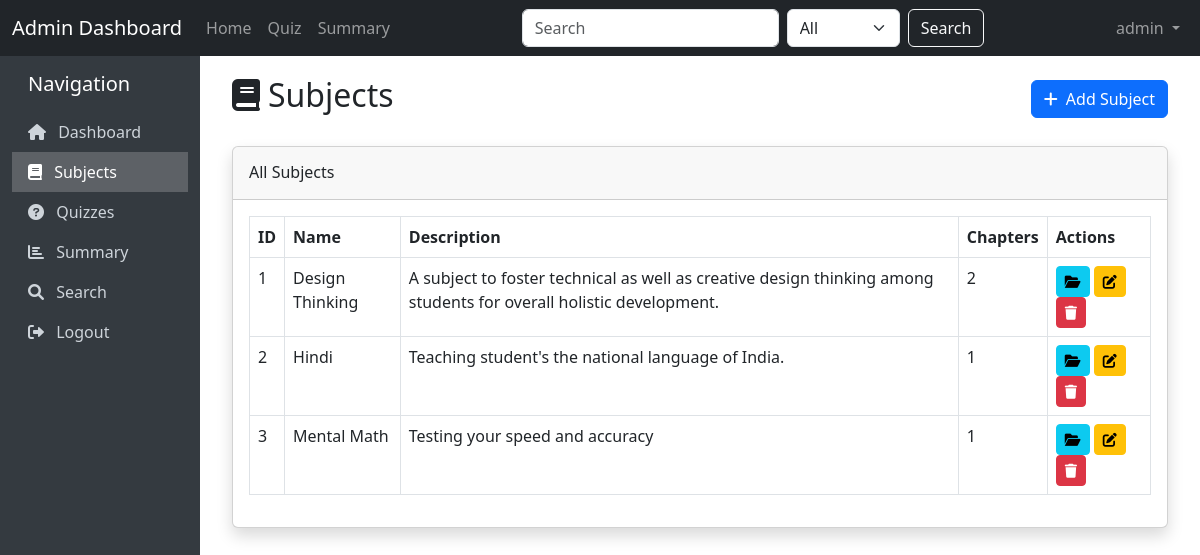
/subjects (signed in), run on the app's committed database.
### models/model.py (models this page shows)
class User(db.Model):
    __tablename__ = 'user'
    user_id = db.Column(db.Integer, primary_key=True)
    username = db.Column(db.String(20), unique=True, nullable=False)
    password = db.Column(db.String(100), nullable=False)
    full_name = db.Column(db.String(30), nullable=False)
    qualification = db.Column(db.String(20), nullable=False)
    dob = db.Column(db.Date, nullable=False)
    email = db.Column(db.String(30), unique=True, nullable=False)
    phone = db.Column(db.String(10), nullable=False)
    address = db.Column(db.String(25), nullable=False)
    status = db.Column(db.String(10), default='active')
    is_admin = db.Column(db.Boolean, default=False)
    scores = db.relationship('Scores', backref='user', lazy=True)

class Subject(db.Model):
    __tablename__ = 'subject'
    subject_id = db.Column(db.Integer, primary_key=True)
    name = db.Column(db.String(20), nullable=False)
    description = db.Column(db.String(40))
    chapters = db.relationship('Chapter', backref='subject', lazy=True, cascade="all, delete-orphan")

### controllers/controller.py (the view, shortened to what this page needs)
@app.route('/subjects', methods=['GET', 'POST'])
@admin_required
def subjects():
    subjects = Subject.query.all()
    return render_template('subjects.htm', subjects=subjects)

### controllers/controller.py (called while the page is built)
def current_user():
    user_id = session.get('user_id')
    if user_id:
        return User.query.get(user_id)
    return None

@app.context_processor
def inject_current_user():
    return dict(current_user=current_user())

def admin_required(f):
    @wraps(f)
    def decorated_function(*args, **kwargs):
        user = current_user()
        if not user or not user.is_admin:
            flash('Admin access required.', 'danger')
            return redirect(url_for('login'))
        return f(*args, **kwargs)
    return decorated_function

### templates/subjects.htm (shortened to what this page needs)
{% extends 'base.htm' %}
{% block content %}
<div class="container-fluid">
    <div class="d-flex justify-content-between align-items-center mb-4">
        <h2><i class="fas fa-book me-2"></i>Subjects</h2>
        <button type="button" class="btn btn-primary" data-bs-toggle="modal" data-bs-target="#addSubjectModal">
            <i class="fas fa-plus me-2"></i>Add Subject
        </button>
    </div>
    <div class="card shadow mb-4">
        <div class="card-header py-3">
            <h6 class="m-0 font-weight-bold">All Subjects</h6>
        </div>
        <div class="card-body">
            {% if subjects %}
            <div class="table-responsive">
                <table class="table table-bordered" id="subjectsTable">
                    <thead>
                        <tr>
                            <th>ID</th>
                            <th>Name</th>
                            <th>Description</th>
                            <th>Chapters</th>
                            <th>Actions</th>
                        </tr>
                    </thead>
                    <tbody>
                        {% for subject in subjects %}
                        <tr>
                            <td>{{ subject.subject_id }}</td>
                            <td>{{ subject.name }}</td>
                            <td>{{ subject.description }}</td>
                            <td>{{ subject.chapters|length }}</td>
                            <td>
                                <a href="{{ url_for('chapters', subject_id=subject.subject_id) }}" class="btn btn-sm btn-info" title="View Chapters">
                                    <i class="fas fa-folder-open"></i>
                                </a>
                                <a href="{{ url_for('edit_subject', subject_id=subject.subject_id) }}" class="btn btn-sm btn-warning" title="Edit">
                                    <i class="fas fa-edit"></i>
                                </a>
                                <a href="{{ url_for('delete_subject', subject_id=subject.subject_id) }}" class="btn btn-sm btn-danger"
                                   onclick="return confirm('Are you sure you want to delete this subject? This will delete all associated chapters and quizzes.')" title="Delete">
                                    <i class="fas fa-trash"></i>
                                </a>
                            </td>
                        </tr>
                        {% endfor %}
                    </tbody>
                </table>
            </div>
            {% endif %}
        </div>
    </div>
</div>
{% endblock %}

### templates/base.htm (shortened to what this page needs)
<!DOCTYPE html>
<html lang="en">
<head>
    <link href="https://cdn.jsdelivr.net/npm/bootstrap@5.3.0-alpha1/dist/css/bootstrap.min.css" rel="stylesheet">
    <link rel="stylesheet" href="https://cdnjs.cloudflare.com/ajax/libs/font-awesome/6.0.0/css/all.min.css">
</head>
<body>
    <nav class="navbar navbar-expand-lg navbar-dark bg-dark">
        <div class="container-fluid">
            <a class="navbar-brand" href="{{ url_for('dashboard') }}">Admin Dashboard</a>
            <div class="collapse navbar-collapse" id="navbarSupportedContent">
                <ul class="navbar-nav me-auto mb-2 mb-lg-0">
                    <li class="nav-item">
                        <a class="nav-link {% if request.endpoint == 'dashboard' %}active{% endif %}" href="{{ url_for('dashboard') }}">Home</a>
                    </li>
                    <li class="nav-item">
                        <a class="nav-link {% if request.endpoint == 'quizzes' %}active{% endif %}" href="{{ url_for('quizzes') }}">Quiz</a>
                    </li>
                    <li class="nav-item">
                        <a class="nav-link {% if request.endpoint == 'summary' %}active{% endif %}" href="{{ url_for('summary') }}">Summary</a>
                    </li>
                </ul>
                <form class="d-flex" action="{{ url_for('search') }}" method="get">
                    <input class="form-control me-2" type="search" name="query" placeholder="Search" required>
                    <select class="form-select me-2" name="category" style="width: auto;">
                        <option value="all">All</option>
                    </select>
                    <button class="btn btn-outline-light" type="submit">Search</button>
                </form>
                {% if session.get('user_id') %}
                <ul class="navbar-nav ms-auto">
                    <li class="nav-item dropdown">
                        <a class="nav-link dropdown-toggle" href="#" id="navbarDropdown" role="button" data-bs-toggle="dropdown">
                            {{ session.get('username') }}
                        </a>
                    </li>
                </ul>
                {% endif %}
            </div>
        </div>
    </nav>
    <div class="container-fluid">
        <div class="row">
            {% if session.get('user_id') %}
            <div class="col-md-2 sidebar py-3">
                <h5 class="mb-3 ps-3">Navigation</h5>
                <a href="{{ url_for('dashboard') }}" class="{% if request.endpoint == 'dashboard' %}active{% endif %}">
                    <i class="fas fa-home me-2"></i> Dashboard
                </a>
                <a href="{{ url_for('subjects') }}" class="{% if request.endpoint == 'subjects' %}active{% endif %}">
                    <i class="fas fa-book me-2"></i> Subjects
                </a>
                <a href="{{ url_for('quizzes') }}" class="{% if request.endpoint == 'quizzes' %}active{% endif %}">
                    <i class="fas fa-question-circle me-2"></i> Quizzes
                </a>
                <a href="{{ url_for('summary') }}" class="{% if request.endpoint == 'summary' %}active{% endif %}">
                    <i class="fas fa-chart-bar me-2"></i> Summary
                </a>
                <a href="{{ url_for('search') }}" class="{% if request.endpoint == 'search' %}active{% endif %}">
                    <i class="fas fa-search me-2"></i> Search
                </a>
                <a href="{{ url_for('logout') }}">
                    <i class="fas fa-sign-out-alt me-2"></i> Logout
                </a>
            </div>
            <div class="col-md-10 content">
            {% else %}
            <div class="col-md-12 content">
            {% endif %}
                {% block content %}{% endblock %}
            </div>
        </div>
    </div>
</body>
</html>

### templates/base.htm (style rules this page uses)
.sidebar { min-height: calc(100vh - 56px); background-color: #343a40; color: white; }
.sidebar a { color: #ced4da; text-decoration: none; display: block; padding: 0.5rem 1rem; }
.sidebar a.active { color: white; background-color: rgba(255, 255, 255, 0.2); }
.content { padding: 20px; }

### data on the page
User: get "admin"
Subject: subject_id "1", name "Design Thinking", description "A subject to foster technical as well as creative design thinking among students for overall holistic development.", chapters|length "2"
Subject: subject_id "2", name "Hindi", description "Teaching student's the national language of India.", chapters|length "1"
Subject: subject_id "3", name "Mental Math", description "Testing your speed and accuracy", chapters|length "1"
